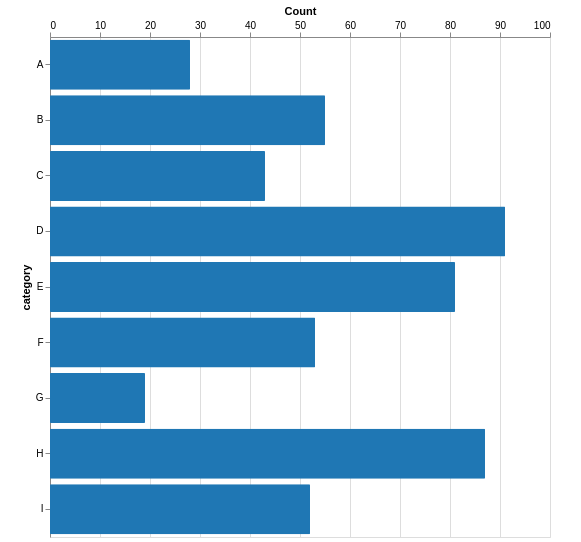

Source (Vega-Lite JSON):
### Vega-Lite specification from a JSON file in a GitHub repository (floating-point values rounded to 4 significant figures)
{"$schema": "https://vega.github.io/schema/vega-lite/v4.json", "data": {"name": "dataset", "values": [{"a": "A", "b": 28}, {"a": "B", "b": 55}, {"a": "C", "b": 43}, {"a": "D", "b": 91}, {"a": "E", "b": 81}, {"a": "F", "b": 53}, {"a": "G", "b": 19}, {"a": "H", "b": 87}, {"a": "I", "b": 52}]}, "padding": {"left": 20, "top": 5, "right": 30, "bottom": 5}, "width": 500, "height": 500, "resolve": {"scale": {"color": "independent"}}, "background": "#ffffff", "layer": [{"mark": {"type": "bar", "cornerRadius": 1, "tooltip": true, "binSpacing": 1}, "encoding": {"y": {"field": "a", "type": "ordinal", "axis": {"title": "category", "orient": "left"}}, "x": {"type": "quantitative", "field": "b", "axis": {"title": "Count", "orient": "top"}}, "opacity": {"value": 1}, "color": {"value": "#1f77b4"}}}]}
